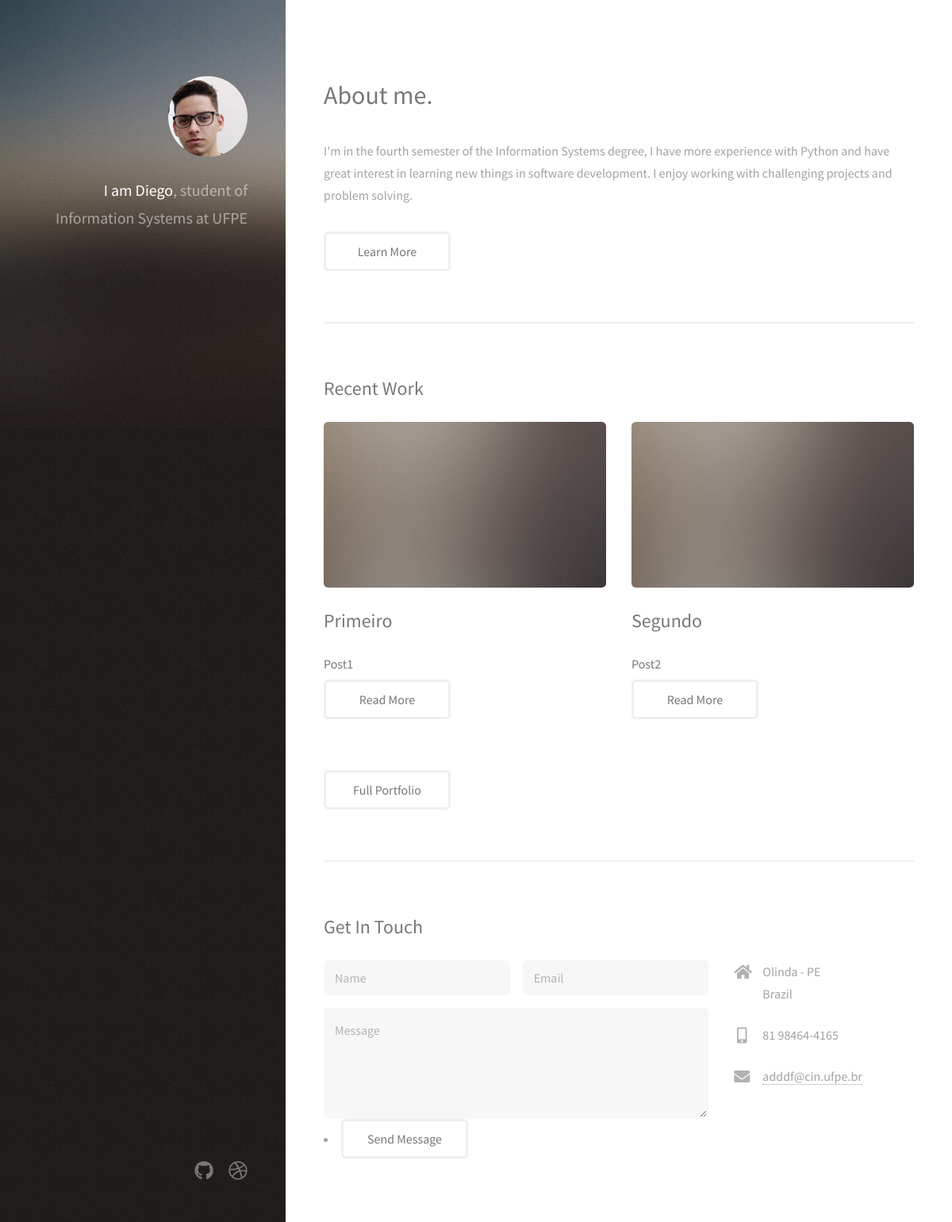
The app's page /, older data.
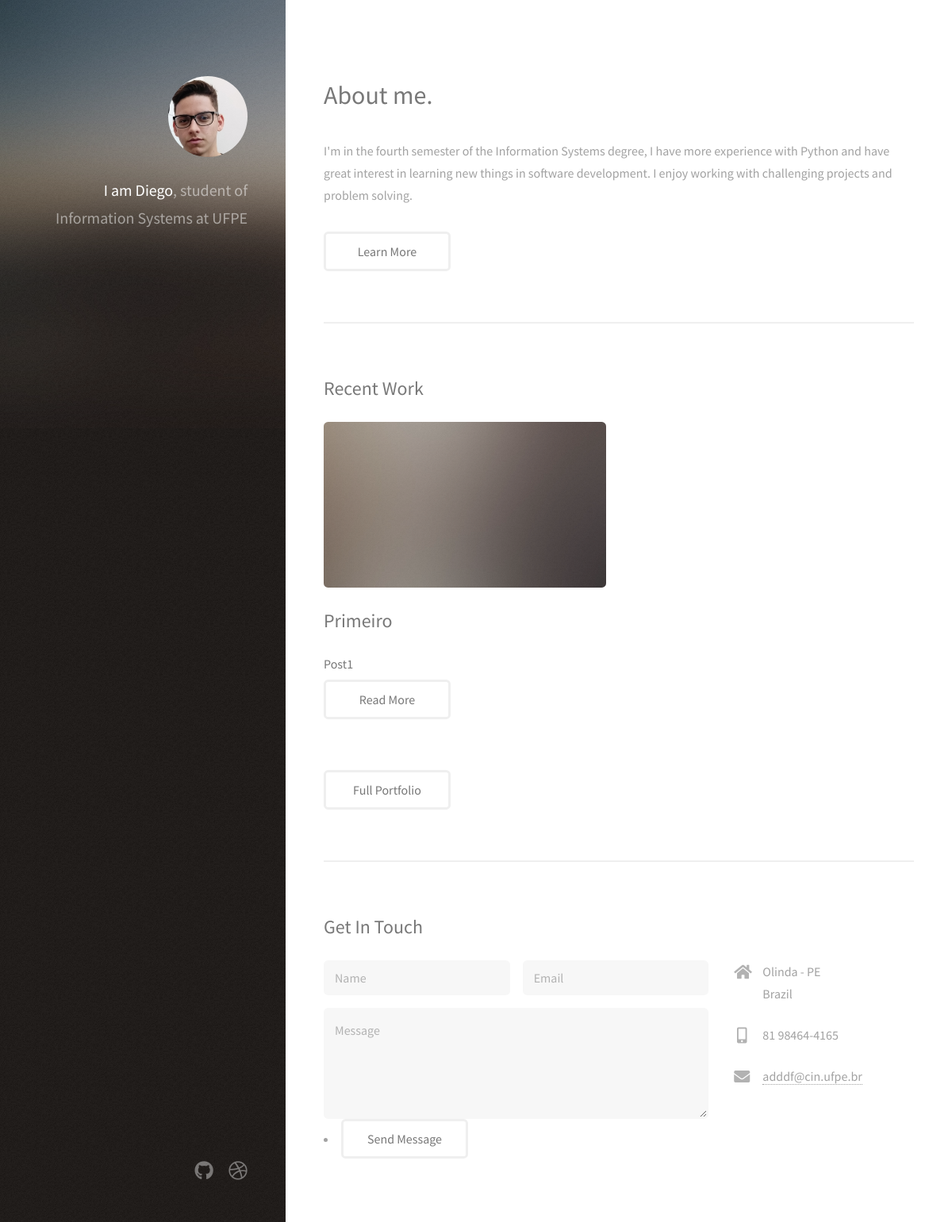
The same page, newer data.
### website/models.py (models this page shows, shortened)
class Post(models.Model):
    title = models.CharField(max_length=100)
    subtitle = models.CharField(max_length=200)
    content = models.TextField()
    category = models.CharField(
        max_length = 2,
        choices = Categories.choices,
        default = 'GR'
    )
    image = models.ImageField(upload_to='posts', null=True, blank=True)
    approved = models.BooleanField(default=True)
    moreInfo = models.URLField(default='')
    def titleSubtitle(self):
        return self.title + ' - ' + self.content
    titleSubtitle.admin_order_field = 'title'

### website/views.py (the view)
# urls.py: path('', homeBlog, name = 'home'),
def homeBlog(request):
    return render(request, 'index.html', {'posts': Post.objects.filter(approved=True)})

### website/templates/index.html (shortened to what this page needs)
{% load static %}
<!DOCTYPE HTML>
<html>
	<head>
		<link rel="stylesheet" href="{% static 'assets/css/main.css' %}" />
	</head>
	<body class="is-preload">
			<header id="header">
				<div class="inner">
					<a href="#" class="image avatar"><img src="{% static 'images/perfil.jpg' %}" alt="" /></a>
					<h1><strong>I am Diego</strong>, student of<br />
						Information Systems at UFPE<br /></h1>
				</div>
			</header>
			<div id="main">
					<section id="one">
						<header class="major">
							<h2>About me.</h2>
						</header>
						<p>I'm in the fourth semester of the Information Systems degree,
						I have more experience with Python and have great interest in learning new things in software development. I enjoy working with challenging projects and problem solving.</p>
						<ul class="actions">
							<li><a href="https://www.linkedin.com/in/alisson-fonseca-4204b5191/" class="button">Learn More</a></li>
						</ul>
					</section>
					<section id="two">
						<h2>Recent Work</h2>
						<div class="row">
							{% for post in posts%}
								<article class="col-6 col-12-xsmall work-item">
									{% if post.image %}
										<a href="{{ post.image.url }}" class="image fit thumb">
											<img src="{{ post.image.url }}" alt="" width="300px" height="200px"/></a>
									{% else %}
										<a href="{% static 'images/fulls/01.jpg' %}" class="image fit thumb">
											<img src="{% static 'images/fulls/01.jpg' %}" alt="" /></a>
									{% endif %}
									<h2>{{ post.title }}</h2>
									<h3>{{ post.subtitle }}</h3>
									<ul class="actions">
										<li><a href="{% url 'postDetail' post.id %}" class="button">Read More</a></li>
									</ul>
								</article>
							{% endfor %}
						</div>
						<ul class="actions">
							<li><a href="https://github.com/diegodnz" class="button">Full Portfolio</a></li>
						</ul>
					</section>
					<section id="three">
						<h2>Get In Touch</h2>
						<div class="row">
							<div class="col-8 col-12-small">
								<form method="post" action="{% url 'saveForm' %}">
									<div class="row gtr-uniform gtr-50">
										<div class="col-6 col-12-xsmall"><input type="text" name="name" id="name" placeholder="Name" /></div>
										<div class="col-6 col-12-xsmall"><input type="email" name="email" id="email" placeholder="Email" /></div>
										<div class="col-12"><textarea name="message" id="message" placeholder="Message" rows="4"></textarea></div>
									</div>
									<li><input type="submit" value="Send Message" /></li>
								</form>
							</div>
							<div class="col-4 col-12-small">
								<ul class="labeled-icons">
									<li>
										<h3 class="icon solid fa-home"><span class="label">Address</span></h3>
										Olinda - PE<br />
										Brazil<br />
									</li>
									<li>
										<h3 class="icon solid fa-mobile-alt"><span class="label">Phone</span></h3>
										81 98464-4165
									</li>
									<li>
										<h3 class="icon solid fa-envelope"><span class="label">Email</span></h3>
										<a href="#">adddf@cin.ufpe.br</a>
									</li>
								</ul>
							</div>
						</div>
					</section>
			</div>
			<footer id="footer">
				<div class="inner">
					<ul class="icons">
						<li><a href="https://github.com/diegodnz" class="icon brands fa-github"><span class="label">Github</span></a></li>
						<li><a href="https://www.linkedin.com/in/alisson-fonseca-4204b5191/" class="icon brands fa-dribbble"><span class="label">Dribbble</span></a></li>
					</ul>
				</div>
			</footer>
	</body>
</html>

Row changes from the older to the newer data that the page shows:
no longer on this page (row edited): Post: title "Segundo", subtitle "Post2"
